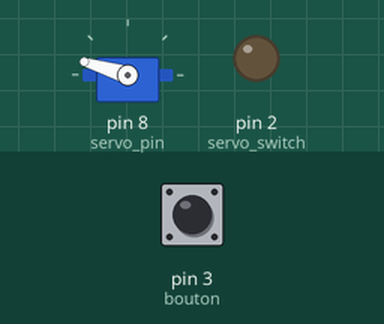
Simulated run of this sketch. Board: Arduino Uno, built with avr-gcc and run on an emulated ATmega328P. Parts: servo, output pins drawn as LEDs (lit = HIGH). Dashed ring = blinking. The inputs (shaded band) are chosen by the test bench; at power-on: pin 3 (bouton) HIGH.

Above: at 1.2 s.
1.3 s: pin 3 (bouton) pulled LOW for 0.15 s
At 1.9 s:
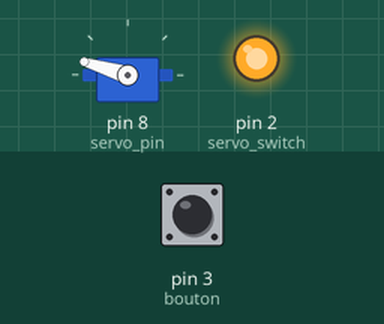
3.6 s: pin 3 (bouton) pulled LOW for 1 s
At 4.1 s:
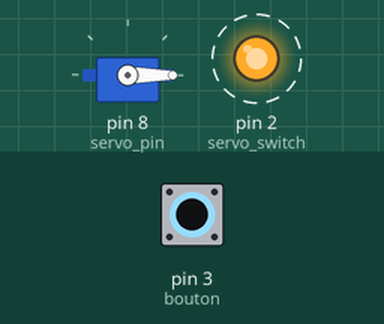
6.1 s: pin 3 (bouton) pulled LOW for 3.2 s
At 7.5 s:
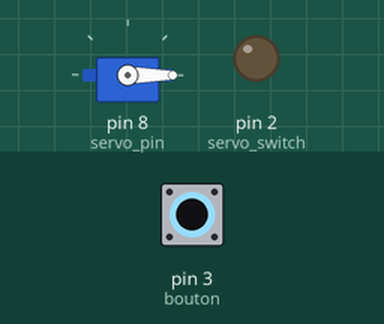
Timing chart, 0 to 11.5 s (numbered marks = the images above; inputs shaded):
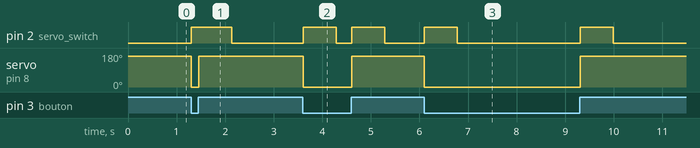

The sketch:

UB_base.ino
```cpp
#include <Servo.h>

Servo myservo;  // create servo object to control a servo

int servo_pin=8; //set servo address
int servo_switch=2; //set servo switch off address
int bouton=3; //set user switch address


int pos_stby=163; //position on standby
int pos_max=0; //position to switch off the user switch
int way=0; //movement way
int timeout=0; //timeout for servo switch off

void setup() {
  // setup of all input and output
  myservo.attach(servo_pin);
  myservo.write(pos_stby);
  pinMode(servo_switch, OUTPUT);
  digitalWrite(servo_switch,LOW);
  pinMode(bouton, INPUT_PULLUP);
}

void loop() {
  //if user switch is switched on
  if (digitalRead(bouton)==false && way != -1)
  {
    digitalWrite(servo_switch,HIGH);
    way=-1;
    myservo.write(pos_max);
    timeout=70;
  }

  //if user switch has been switched off
  if ((digitalRead(bouton)==true && way==-1))
  {
    digitalWrite(servo_switch,HIGH);
    way=1;
    myservo.write(pos_stby);
    timeout=70;
  }

  if (timeout>0){timeout--;}

  //On timeout switch off the servo
  if (timeout==1){digitalWrite(servo_switch,LOW);}
  delay(10);
}
```

Measured:
- after the input at 1.3 s, pin 2 (servo_switch): LOW → HIGH at once, → LOW 0.83 s later; servo on pin 8 (servo_pin): 163° → 0° at once, → 163° 0.15 s later
- after the input at 3.6 s, pin 2 (servo_switch): alternates HIGH for 0.68 s and LOW for 0.32 s, starting at once; servo on pin 8 (servo_pin): 163° → 0° at once, → 163° 1.0 s later
- after the input at 6.1 s, pin 2 (servo_switch): alternates HIGH for 0.68 s and LOW for 2.5 s, 4 changes in all, then stays LOW, starting at once; servo on pin 8 (servo_pin): 163° → 0° at once, → 163° 3.2 s later
